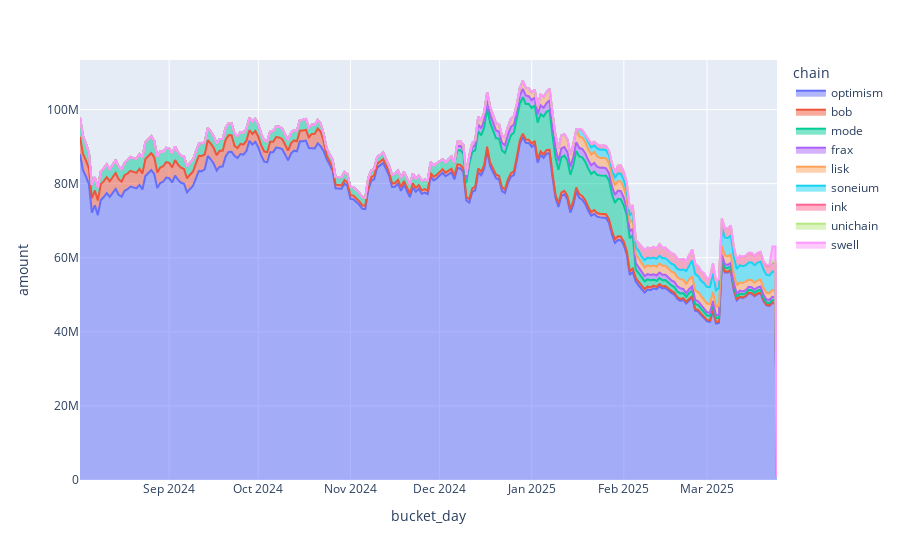

The cell this chart's notebook holds for it:
### Markdown cell above
![image.png](attachment:d71ba02f-a510-454c-bf86-25e8654ef2a7.png)

### Code cell
df_staging = client.to_pandas("""
select
    time as bucket_day,
    chain,
    sum(tvl) as amount
from stg__defillama_tvl_events
where
    parent_protocol = 'velodrome'
    and time > DATE('2024-08-01')
group by 1,2
order by 1
""")
px.area(df_staging, x='bucket_day', y='amount', color='chain')
